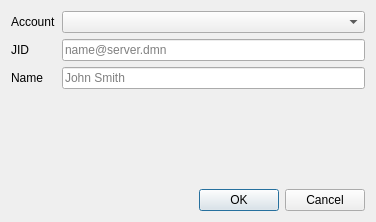
<?xml version="1.0" encoding="UTF-8"?>
<ui version="4.0">
 <class>NewContact</class>
 <widget class="QDialog" name="NewContact">
  <property name="geometry">
   <rect>
    <x>0</x>
    <y>0</y>
    <width>376</width>
    <height>222</height>
   </rect>
  </property>
  <property name="windowTitle">
   <string>NewContact</string>
  </property>
  <layout class="QVBoxLayout" name="verticalLayout" stretch="0,1,0">
   <item>
    <layout class="QFormLayout" name="formLayout">
     <item row="0" column="0">
      <widget class="QLabel" name="label">
       <property name="text">
        <string>Account</string>
       </property>
      </widget>
     </item>
     <item row="0" column="1">
      <widget class="QComboBox" name="account">
       <property name="toolTip">
        <string>An account that is going to have new contact</string>
       </property>
      </widget>
     </item>
     <item row="1" column="0">
      <widget class="QLabel" name="label_2">
       <property name="text">
        <string>JID</string>
       </property>
      </widget>
     </item>
     <item row="1" column="1">
      <widget class="QLineEdit" name="jid">
       <property name="toolTip">
        <string>Jabber id of your new contact</string>
       </property>
       <property name="placeholderText">
        <string>name@server.dmn</string>
       </property>
      </widget>
     </item>
     <item row="2" column="0">
      <widget class="QLabel" name="label_3">
       <property name="text">
        <string>Name</string>
       </property>
      </widget>
     </item>
     <item row="2" column="1">
      <widget class="QLineEdit" name="name">
       <property name="toolTip">
        <string>The way this new contact will be labeled in your roster (optional)</string>
       </property>
       <property name="placeholderText">
        <string>John Smith</string>
       </property>
      </widget>
     </item>
    </layout>
   </item>
   <item>
    <spacer name="verticalSpacer">
     <property name="orientation">
      <enum>Qt::Vertical</enum>
     </property>
     <property name="sizeHint" stdset="0">
      <size>
       <width>0</width>
       <height>0</height>
      </size>
     </property>
    </spacer>
   </item>
   <item>
    <widget class="QDialogButtonBox" name="buttonBox">
     <property name="orientation">
      <enum>Qt::Horizontal</enum>
     </property>
     <property name="standardButtons">
      <set>QDialogButtonBox::Cancel|QDialogButtonBox::Ok</set>
     </property>
    </widget>
   </item>
  </layout>
 </widget>
 <resources/>
 <connections>
  <connection>
   <sender>buttonBox</sender>
   <signal>accepted()</signal>
   <receiver>NewContact</receiver>
   <slot>accept()</slot>
   <hints>
    <hint type="sourcelabel">
     <x>20</x>
     <y>20</y>
    </hint>
    <hint type="destinationlabel">
     <x>20</x>
     <y>20</y>
    </hint>
   </hints>
  </connection>
  <connection>
   <sender>buttonBox</sender>
   <signal>rejected()</signal>
   <receiver>NewContact</receiver>
   <slot>reject()</slot>
   <hints>
    <hint type="sourcelabel">
     <x>20</x>
     <y>20</y>
    </hint>
    <hint type="destinationlabel">
     <x>20</x>
     <y>20</y>
    </hint>
   </hints>
  </connection>
 </connections>
</ui>
